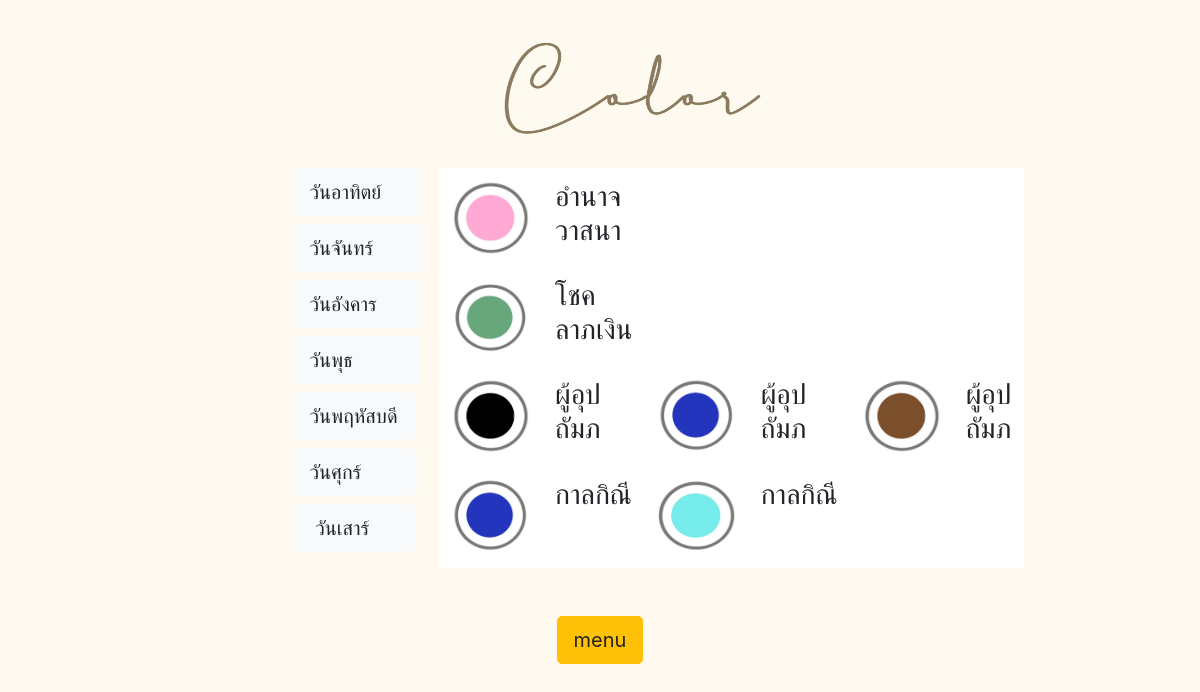
Page /color.php (signed in) on the committed database.
### tables this page shows
CREATE TABLE `color` (
  `cName` varchar(20) NOT NULL,
  `cDayinWeek` varchar(10) NOT NULL,
  `cYear` int(4) NOT NULL,
  `cTypeID` int(1) NOT NULL
);

CREATE TABLE `types` (
  `typeID` int(1) NOT NULL,
  `typeName` varchar(10) NOT NULL
);

### color.php (the view, shortened to what this page needs)
<?php
    require('connect.php');
    $nowyear = date('Y');
    if(!isset($_REQUEST['day'])){
    $day = 'Sunday';
    }
    else{
        $day = $_GET['day'];
    }
    $insert = "INSERT INTO colorpredict(cpName,cpDayinWeek,cpYear,cpLoginID,date) VALUE('black','$day','$nowyear','{$_SESSION['loginID']}',now())";
    mysqli_query($conn, $insert);
?>
<!DOCTYPE html>
<html>
<head>
        <link rel="stylesheet" href="https://stackpath.bootstrapcdn.com/bootstrap/4.4.1/css/bootstrap.min.css">
</head>
    <body>
        <div class="container">
            <div class="row">
                <div class="col-sm-4"></div>
                <div class="col-sm-5">
                    <div class="col-sm-6">
                        <br> <img src="color.jpg" width="350" height="120">
                    </div>
                </div>
                <div class="col-sm-3"></div>
            </div>
        </div>
        <br>
        <div class="row">
            <div class="col-3">
            </div>
            <div class="col-sm-">
                <div align="left">
                    <div class="container">
                            <div class="row">
                                <br><button class="w3-bar-item w3-button tablink btn btn-light btn-lg" onclick="openCity(event, 'sun','Sunday')">วันอาทิตย์&nbsp;&nbsp;&nbsp;&nbsp;</button>
                            </div>
                            <div class="row">
                                <br><button class="w3-bar-item w3-button tablink btn btn-light btn-lg" onclick="openCity(event, 'mon','Monday')">วันจันทร์&nbsp;&nbsp;&nbsp;&nbsp;&nbsp;&nbsp;</button>
                            </div>
                            <div class="row">
                                <br><button class="w3-bar-item w3-button tablink btn btn-light btn-lg" onclick="openCity(event, 'tue','Tuesday')">วันอังคาร&nbsp;&nbsp;&nbsp;&nbsp;&nbsp;</button>
                            </div>
                            <div class="row">
                                <br><button class="w3-bar-item w3-button tablink btn btn-light btn-lg" onclick="openCity(event, 'wed','Wednesday')">วันพุธ&nbsp;&nbsp;&nbsp;&nbsp;&nbsp;&nbsp;&nbsp;&nbsp;&nbsp;</button>
                            </div>
                            <div class="row">
                                <br><button class="w3-bar-item w3-button tablink btn btn-light btn-lg" onclick="openCity(event, 'thu','Thursday')">วันพฤหัสบดี</button>
                            </div>
                            <div class="row">
                                <br><button class="w3-bar-item w3-button tablink btn btn-light btn-lg" onclick="openCity(event, 'fri','Friday')">วันศุกร์&nbsp;&nbsp;&nbsp;&nbsp;&nbsp;&nbsp;&nbsp;</button>
                            </div>
                            <div class="row">
                                <br><button class="w3-bar-item w3-button tablink btn btn-light btn-lg" onclick="openCity(event, 'sat','Saturday')">&nbsp;วันเสาร์&nbsp;&nbsp;&nbsp;&nbsp;&nbsp;</button>
                            </div>
                    </div>
                </div>
            </div>
            <div class="col-6">
            <div >
                    <div style="border: #000000; background-color:#FFFFFF">
                        <div >
                            <div class="w3-container city" style="height:400px">
                                <table class="table table-borderless">
                                    <tr>
                                        <?php
                                        $query="SELECT * FROM color INNER JOIN types ON color.cTypeID =types.typeID WHERE color.cDayinWeek='$day' AND color.ctypeID='1' AND color.cYear='$nowyear' ";
                                        $result = mysqli_query($conn,$query);
                                        $row1 = mysqli_fetch_assoc($result);
                                        $result = mysqli_query($conn,$query);
                                        while($row=$result->fetch_assoc()){
                                        $bg=$row['cName'];
                                        echo "<td align=center>"."<img src='colorphoto/".$bg.".jpg' width='80' height='75'>"."</td>";
                                        echo "<td height=100% align=left>"."<h3>".$row1['typeName']."</h3>"."</td>";
                                        }
                                        ?>
                                    </tr>
                                    <tr>
                                    <?php
                                        $query="SELECT * FROM color INNER JOIN types ON color.ctypeID =types.typeID WHERE color.cDayinWeek='$day' AND color.ctypeID='2' AND color.cYear='$nowyear' ";
                                        $result = mysqli_query($conn,$query);
                                        $row1 = mysqli_fetch_assoc($result);
                                        $result = mysqli_query($conn,$query);
                                        while($row=$result->fetch_assoc()){
                                        $bg=$row['cName'];
                                        echo "<td align=center>"."<img src='colorphoto/".$bg.".jpg' width='80' height='75'>"."</td>";
                                        echo "<td height=100% align=left>"."<h3>".$row1['typeName']."</h3>"."</td>";
                                        }
                                        ?>
                                    </tr>
                                    <tr>
                                        <?php
                                        $query="SELECT * FROM color INNER JOIN types ON color.ctypeID =types.typeID WHERE color.cDayinWeek='$day' AND color.ctypeID='3' AND color.cYear='$nowyear' ";
                                        $result = mysqli_query($conn,$query);
                                        $row1 = mysqli_fetch_assoc($result);
                                        $result = mysqli_query($conn,$query);
                                        while($row=$result->fetch_assoc()){
                                        $bg=$row['cName'];
                                        echo "<td align=center>"."<img src='colorphoto/".$bg.".jpg' width='80' height='75'>"."</td>";
                                        echo "<td height=100% align=left>"."<h3>".$row1['typeName']."</h3>"."</td>";
                                        }
                                        ?>
                                    </tr>
                                    <tr>
                                    <?php
                                        $query="SELECT * FROM color INNER JOIN types ON color.ctypeid =types.typeid WHERE color.cDayinWeek='$day' AND color.ctypeid='4' AND color.cYear='$nowyear' ";
                                        $result = mysqli_query($conn,$query);
                                        $row1 = mysqli_fetch_assoc($result);
                                        $result = mysqli_query($conn,$query);
                                        while($row=$result->fetch_assoc()){
                                        $bg=$row['cName'];
                                        echo "<td align=center>"."<img src='colorphoto/".$bg.".jpg' width='80' height='75'>"."</td>";
                                        echo "<td height=100% align=left>"."<h3>".$row1['typeName']."</h3>"."</td>";
                                        }
                                        ?>
                                    </tr>
                                </table>
                            </div>
                        </div>
                    </div>
                </div>
            </div>
        </div>
        <br><br>
        <div align="center">
        <a onClick ="window.location='index.php'"><button type="button" class="btn btn-lg btn-warning">menu</button>
        </div>
        <br><br>
    </body>
</html>

### color.php (style rules this page uses)
body { background-color: #fffaf0; }

### rows in the picture
color: cName (picture), cTypeID.typeName "อำนาจวาสนา"
color: cName (picture), cTypeID.typeName "โชคลาภเงิน"
color: cName (picture), cTypeID.typeName "ผู้อุปถัมภ"
color: cName (picture), cTypeID.typeName "ผู้อุปถัมภ"
color: cName (picture), cTypeID.typeName "ผู้อุปถัมภ"
color: cName (picture), cTypeID.typeName "กาลกิณี"
color: cName (picture), cTypeID.typeName "กาลกิณี"
